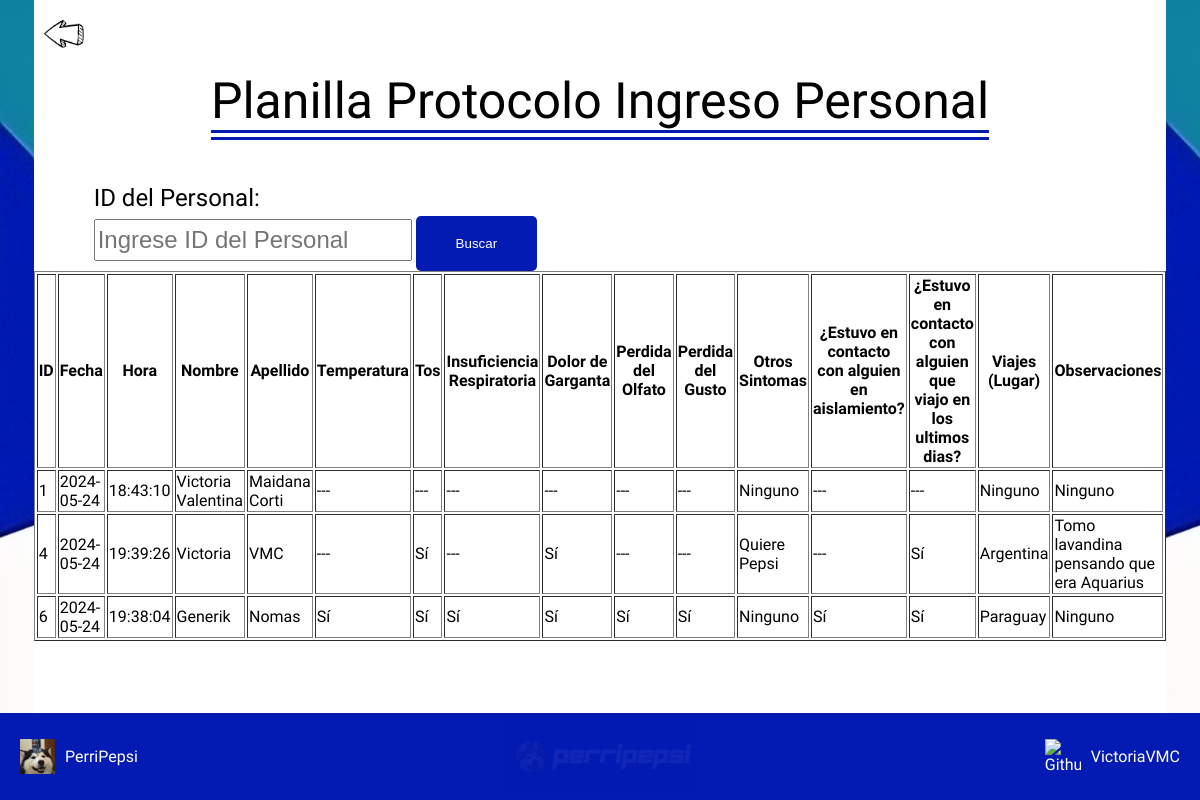
The page /buscar.php on the database its author committed.
### tables this page shows
CREATE TABLE `personal` (
  `pers_idpersonal` int(11) NOT NULL,
  `pers_nombre` varchar(65) DEFAULT NULL,
  `pers_apellido` varchar(65) DEFAULT NULL,
  `pers_fecha` date DEFAULT NULL,
  `pers_hora` time DEFAULT NULL,
  `pers_temperatura` tinyint(1) DEFAULT NULL,
  `pers_tos` tinyint(1) DEFAULT NULL,
  `pers_insuficienciaRespiratoria` tinyint(1) DEFAULT NULL,
  `pers_dolorDeGarganta` tinyint(1) DEFAULT NULL,
  `pers_perdidaDelOlfato` tinyint(1) DEFAULT NULL,
  `pers_perdidaDelGusto` tinyint(1) DEFAULT NULL,
  `pers_otrosSintomas` varchar(255) DEFAULT NULL,
  `pers_tuvoContactoAislamiento` tinyint(1) DEFAULT NULL,
  `pers_tuvoContactoUltDias` tinyint(1) DEFAULT NULL,
  `pers_lugarViaje` varchar(65) DEFAULT NULL,
  `pers_observaciones` varchar(255) DEFAULT NULL
);

### buscar.php (the view, shortened to what this page needs)
<?php
$conexion = conectarBD();
$sql_todos = "SELECT * FROM personal";
$resultado_todos = mysqli_query($conexion, $sql_todos);
?>
<!DOCTYPE html>
<html>
<?php
$template_path = 'estilo/Templates/head.php';
include $template_path; ?>
<body>
    <div class=cajaPrincipal>
        <div class=ladoIzq></div>
        <div class=mid>
            <div class=atras>
                <a href="./index.php"><img src="./estilo/img/atras.png" width="40" alt="volver"></a>
            </div>
            <h1><span>Planilla Protocolo Ingreso Personal</span></h1>
            <div class="cuadroPlanilla">
                <div class=buscar>
                    <form method="GET">
                        <label for="id">ID del Personal:</label>
                        <input type="number" id="id" name="id" placeholder="Ingrese ID del Personal" required>
                        <button type="submit">Buscar</button>
                    </form>
                </div>
                <div class="cuadritoempleado">
                    <table border="1">
                        <tr>
                            <th>ID</th>
                            <th>Fecha</th>
                            <th>Hora</th>
                            <th>Nombre</th>
                            <th>Apellido</th>
                            <th>Temperatura</th>
                            <th>Tos</th>
                            <th>Insuficiencia Respiratoria</th>
                            <th>Dolor de Garganta</th>
                            <th>Perdida del Olfato</th>
                            <th>Perdida del Gusto</th>
                            <th>Otros Sintomas</th>
                            <th>¿Estuvo en contacto con alguien en aislamiento?</th>
                            <th>¿Estuvo en contacto con alguien que viajo en los ultimos dias?</th>
                            <th>Viajes (Lugar)</th>
                            <th>Observaciones</th>
                        </tr>
                        <?php
                        if ($resultado_todos->num_rows > 0) {
                            while ($row = $resultado_todos->fetch_assoc()) {
                                echo "<tr";
                                if (isset($_GET['id']) && $row["pers_idpersonal"] == $_GET['id']) {
                                    echo " style='background-color: yellow;'";
                                }
                                echo ">";
                                echo "<td>" . $row["pers_idpersonal"] . "</td>";
                                echo "<td>" . $row["pers_fecha"] . "</td>";
                                echo "<td>" . $row["pers_hora"] . "</td>";
                                echo "<td>" . $row["pers_nombre"] . "</td>";
                                echo "<td>" . $row["pers_apellido"] . "</td>";
                                echo "<td>" . ($row["pers_temperatura"] ? "Sí" : "---") . "</td>";
                                echo "<td>" . ($row["pers_tos"] ? "Sí" : "---") . "</td>";
                                echo "<td>" . ($row["pers_insuficienciaRespiratoria"] ? "Sí" : "---") . "</td>";
                                echo "<td>" . ($row["pers_dolorDeGarganta"] ? "Sí" : "---") . "</td>";
                                echo "<td>" . ($row["pers_perdidaDelOlfato"] ? "Sí" : "---") . "</td>";
                                echo "<td>" . ($row["pers_perdidaDelGusto"] ? "Sí" : "---") . "</td>";
                                echo "<td>" . $row["pers_otrosSintomas"] . "</td>";
                                echo "<td>" . ($row["pers_tuvoContactoAislamiento"] ? "Sí" : "---") . "</td>";
                                echo "<td>" . ($row["pers_tuvoContactoUltDias"] ? "Sí" : "---") . "</td>";
                                echo "<td>" . $row["pers_lugarViaje"] . "</td>";
                                echo "<td>" . $row["pers_observaciones"] . "</td>";
                                echo "</tr>";
                            }
                        } else {
                            echo "<tr><td colspan='16'>No hay datos del personal</td></tr>";
                        }
                        ?>
                    </table>
                </div>
            </div>
        </div>
        <div class=ladoDere></div>
    </div>
</body>
<?php
$template_path = 'estilo/Templates/footer.php';
include $template_path; ?>

### estilo/templates/head.php (shortened to what this page needs)
<!DOCTYPE html>
<html lang="en">
<head>
    <link rel="stylesheet" href="./estilo/clase.css">
</head>

### estilo/templates/footer.php
<footer>
    <div class=Canva>
        <a href="https://acortar.link/presentacionesvisuales-VictoriaVMC" target="_blank"><img src="./estilo/img/perroPepsi.jpg" width="35" alt="Diseños de Paginas - Canva">PerriPepsi</a>
    </div>
    <div class=oculto>
        <img src="./estilo/img/PerriPepsi.png" width=200>
    </div>
    <div class=Github>
        <a href="https://github.com/victoriavmc" target="_blank"><img src="./estilo/img/logito (2).png" width="36" alt="Github">VictoriaVMC</a>
    </div>
</footer>

### estilo/clase.css (style rules this page uses)
html, body { margin: 0; padding: 0; font-family: "Architects Daughter", cursive; font-weight: 400; font-style: normal; }
.cajaPrincipal { width: 100%; height: 100vh; display: grid; grid-template-columns: 1fr 2fr 1fr; }
.ladoIzq { height: 100%; background-image: url("./img/FondoIzq.jpeg"); background-repeat: no-repeat; background-size: cover; }
.ladoDere { height: 100%; background-image: url("./img/FondoDere.jpeg"); background-repeat: no-repeat; background-size: cover; }
.mid { display: flex; align-items: center; flex-direction: column; padding-bottom: 120px; }
span { font-weight: 100; font-size: 50px; border-bottom: 10px double #041bb3; }
h1 { display: flex; justify-content: center; margin-top: 20px; margin-bottom: 40px; text-align: center; }
footer { display: flex; width: 100%; background-color: #041bb3; position: fixed; bottom: 0; left: 0; justify-content: space-between; align-items: center; padding: 10px 20px; box-sizing: border-box; }
footer { display: grid; grid-template-columns: 1fr 1fr 1fr; }
.Canva { display: flex; justify-content: flex-start; align-items: center; }
.Canva img { margin-right: 10px; }
.Canva a { text-decoration: none; color: white; display: flex; align-items: center; }
.Github { display: flex; justify-content: flex-end; align-items: center; }
.Github img { margin-right: 10px; }
.Github a { text-decoration: none; color: white; display: flex; align-items: center; }
.oculto { display: flex; align-content: center; justify-content: center; opacity: 0.05; transition: opacity 0.3s ease; }
.atras { position: relative; display: flex; align-items: left; margin-left: 20px; margin-top: 20px; margin-bottom: 0; width: 100%; }
form label, input { line-height: 1.5; margin-left: 60px; font-size: 24px; }
form label { display: flex; }
button { padding: 20px 40px; background-color: #041bb3; color: #fff; border: 1px #888; border-radius: 5px; }

### rows shown on the page
personal: pers_idpersonal "1", pers_fecha "2024-05-24", pers_hora "18:43:10", pers_nombre "Victoria Valentina", pers_apellido "Maidana Corti", pers_otrosSintomas "Ninguno", pers_lugarViaje "Ninguno", pers_observaciones "Ninguno"
personal: pers_idpersonal "4", pers_fecha "2024-05-24", pers_hora "19:39:26", pers_nombre "Victoria", pers_apellido "VMC", pers_tos "Sí", pers_dolorDeGarganta "Sí", pers_otrosSintomas "Quiere Pepsi", pers_tuvoContactoUltDias "Sí", pers_lugarViaje "Argentina", pers_observaciones "Tomo lavandina pensando que era Aquarius"
personal: pers_idpersonal "6", pers_fecha "2024-05-24", pers_hora "19:38:04", pers_nombre "Generik", pers_apellido "Nomas", pers_temperatura "Sí", pers_tos "Sí", pers_insuficienciaRespiratoria "Sí", pers_dolorDeGarganta "Sí", pers_perdidaDelOlfato "Sí", pers_perdidaDelGusto "Sí", pers_otrosSintomas "Ninguno", pers_tuvoContactoAislamiento "Sí", pers_tuvoContactoUltDias "Sí", pers_lugarViaje "Paraguay", pers_observaciones "Ninguno"
